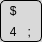
              <widget class="QWidget" name="key_t_4" native="true">
               <property name="minimumSize">
                <size>
                 <width>42</width>
                 <height>42</height>
                </size>
               </property>
               <property name="maximumSize">
                <size>
                 <width>42</width>
                 <height>42</height>
                </size>
               </property>
               <property name="styleSheet">
                <string notr="true">border: 1px solid black;
background-color: #D9D9D9; 
border-radius: 5px;
 color: black; 
</string>
               </property>
               <layout class="QGridLayout" name="gridLayout_25" rowstretch="0,0,0,0" columnstretch="0,0,0">
                <property name="leftMargin">
                 <number>0</number>
                </property>
                <property name="topMargin">
                 <number>0</number>
                </property>
                <property name="rightMargin">
                 <number>0</number>
                </property>
                <property name="bottomMargin">
                 <number>0</number>
                </property>
                <property name="spacing">
                 <number>0</number>
                </property>
                <item row="3" column="2">
                 <widget class="QLabel" name="label_65">
                  <property name="styleSheet">
                   <string notr="true">border: none;  background: transparent</string>
                  </property>
                  <property name="text">
                   <string>  ;</string>
                  </property>
                 </widget>
                </item>
                <item row="3" column="0">
                 <widget class="QLabel" name="label_66">
                  <property name="styleSheet">
                   <string notr="true">border: none; background: transparent</string>
                  </property>
                  <property name="text">
                   <string>   4</string>
                  </property>
                 </widget>
                </item>
                <item row="2" column="0">
                 <widget class="QLabel" name="label_67">
                  <property name="styleSheet">
                   <string notr="true">border: none;  background: transparent</string>
                  </property>
                  <property name="text">
                   <string>   $</string>
                  </property>
                 </widget>
                </item>
               </layout>
              </widget>
